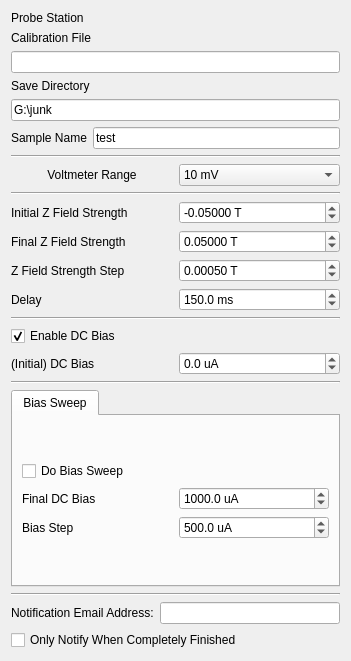
<?xml version="1.0" encoding="UTF-8"?>
<ui version="4.0">
 <class>Form</class>
 <widget class="QWidget" name="Form">
  <property name="geometry">
   <rect>
    <x>0</x>
    <y>0</y>
    <width>351</width>
    <height>661</height>
   </rect>
  </property>
  <property name="windowTitle">
   <string>Form</string>
  </property>
  <layout class="QVBoxLayout" name="verticalLayout">
   <item>
    <layout class="QGridLayout" name="station_params">
     <item row="0" column="0">
      <widget class="QLabel" name="label_12">
       <property name="enabled">
        <bool>true</bool>
       </property>
       <property name="text">
        <string>Probe Station</string>
       </property>
      </widget>
     </item>
     <item row="0" column="1">
      <widget class="QLabel" name="station_name">
       <property name="enabled">
        <bool>true</bool>
       </property>
      </widget>
     </item>
     <item row="2" column="0" colspan="2">
      <widget class="QLineEdit" name="calib_file"/>
     </item>
     <item row="1" column="0">
      <widget class="QLabel" name="label_12">
       <property name="enabled">
        <bool>true</bool>
       </property>
       <property name="text">
        <string>Calibration File</string>
       </property>
      </widget>
     </item>
    </layout>
   </item>
   <item>
    <layout class="QGridLayout" name="save_params">
     <item row="0" column="0" colspan="2">
      <widget class="QLabel" name="label_8">
       <property name="text">
        <string>Save Directory</string>
       </property>
      </widget>
     </item>
     <item row="1" column="0" colspan="2">
      <widget class="QLineEdit" name="save_dir">
       <property name="text">
        <string>G:\junk</string>
       </property>
       <property name="placeholderText">
        <string>C:\Users\</string>
       </property>
      </widget>
     </item>
     <item row="2" column="1">
      <widget class="QLineEdit" name="sample_name">
       <property name="text">
        <string>test</string>
       </property>
       <property name="placeholderText">
        <string>test</string>
       </property>
      </widget>
     </item>
     <item row="2" column="0">
      <widget class="QLabel" name="label_12">
       <property name="enabled">
        <bool>true</bool>
       </property>
       <property name="text">
        <string>Sample Name</string>
       </property>
      </widget>
     </item>
    </layout>
   </item>
   <item>
    <widget class="Line" name="line_3">
     <property name="orientation">
      <enum>Qt::Horizontal</enum>
     </property>
    </widget>
   </item>
   <item>
    <layout class="QGridLayout" name="lockin_params">
     <item row="0" column="0">
      <widget class="QLabel" name="label_2">
       <property name="text">
        <string>Voltmeter Range</string>
       </property>
       <property name="alignment">
        <set>Qt::AlignCenter</set>
       </property>
      </widget>
     </item>
     <item row="0" column="1">
      <widget class="QComboBox" name="voltage_range">
       <property name="editable">
        <bool>false</bool>
       </property>
       <property name="currentIndex">
        <number>0</number>
       </property>
       <item>
        <property name="text">
         <string>10 mV</string>
        </property>
       </item>
       <item>
        <property name="text">
         <string>100 mV</string>
        </property>
       </item>
       <item>
        <property name="text">
         <string>1 V</string>
        </property>
       </item>
       <item>
        <property name="text">
         <string>10 V</string>
        </property>
       </item>
       <item>
        <property name="text">
         <string>100 V</string>
        </property>
       </item>
      </widget>
     </item>
    </layout>
   </item>
   <item>
    <widget class="Line" name="line">
     <property name="orientation">
      <enum>Qt::Horizontal</enum>
     </property>
    </widget>
   </item>
   <item>
    <layout class="QGridLayout" name="initial_params">
     <item row="1" column="0">
      <widget class="QLabel" name="label_19">
       <property name="text">
        <string>Final Z Field Strength</string>
       </property>
      </widget>
     </item>
     <item row="0" column="1">
      <widget class="QDoubleSpinBox" name="field_z_start">
       <property name="suffix">
        <string> T</string>
       </property>
       <property name="decimals">
        <number>5</number>
       </property>
       <property name="minimum">
        <double>-0.270000000000000</double>
       </property>
       <property name="maximum">
        <double>0.000000000000000</double>
       </property>
       <property name="singleStep">
        <double>0.000010000000000</double>
       </property>
       <property name="value">
        <double>-0.050000000000000</double>
       </property>
      </widget>
     </item>
     <item row="3" column="0">
      <widget class="QLabel" name="label_15">
       <property name="text">
        <string>Delay</string>
       </property>
      </widget>
     </item>
     <item row="3" column="1">
      <widget class="QDoubleSpinBox" name="delay">
       <property name="suffix">
        <string> ms</string>
       </property>
       <property name="decimals">
        <number>1</number>
       </property>
       <property name="maximum">
        <double>10000.000000000000000</double>
       </property>
       <property name="value">
        <double>150.000000000000000</double>
       </property>
      </widget>
     </item>
     <item row="2" column="0">
      <widget class="QLabel" name="label_9">
       <property name="text">
        <string>Z Field Strength Step</string>
       </property>
      </widget>
     </item>
     <item row="1" column="1">
      <widget class="QDoubleSpinBox" name="field_z_end">
       <property name="suffix">
        <string> T</string>
       </property>
       <property name="decimals">
        <number>5</number>
       </property>
       <property name="minimum">
        <double>0.000000000000000</double>
       </property>
       <property name="maximum">
        <double>0.270000000000000</double>
       </property>
       <property name="singleStep">
        <double>0.000010000000000</double>
       </property>
       <property name="value">
        <double>0.050000000000000</double>
       </property>
      </widget>
     </item>
     <item row="2" column="1">
      <widget class="QDoubleSpinBox" name="field_z_step">
       <property name="suffix">
        <string> T</string>
       </property>
       <property name="decimals">
        <number>5</number>
       </property>
       <property name="minimum">
        <double>0.000000000000000</double>
       </property>
       <property name="maximum">
        <double>0.270000000000000</double>
       </property>
       <property name="singleStep">
        <double>0.000010000000000</double>
       </property>
       <property name="value">
        <double>0.000500000000000</double>
       </property>
      </widget>
     </item>
     <item row="0" column="0">
      <widget class="QLabel" name="label_14">
       <property name="text">
        <string>Initial Z Field Strength</string>
       </property>
      </widget>
     </item>
    </layout>
   </item>
   <item>
    <widget class="Line" name="line_4">
     <property name="orientation">
      <enum>Qt::Horizontal</enum>
     </property>
    </widget>
   </item>
   <item>
    <widget class="QCheckBox" name="use_bias">
     <property name="text">
      <string>Enable DC Bias</string>
     </property>
     <property name="checked">
      <bool>true</bool>
     </property>
     <property name="tristate">
      <bool>false</bool>
     </property>
    </widget>
   </item>
   <item>
    <layout class="QGridLayout" name="gridLayout_4">
     <item row="1" column="0">
      <widget class="QLabel" name="label_21">
       <property name="text">
        <string>(Initial) DC Bias</string>
       </property>
      </widget>
     </item>
     <item row="1" column="1">
      <widget class="QDoubleSpinBox" name="bias_start">
       <property name="suffix">
        <string> uA</string>
       </property>
       <property name="decimals">
        <number>1</number>
       </property>
       <property name="minimum">
        <double>-10000.000000000000000</double>
       </property>
       <property name="maximum">
        <double>10000.000000000000000</double>
       </property>
      </widget>
     </item>
    </layout>
   </item>
   <item>
    <widget class="Line" name="line_6">
     <property name="orientation">
      <enum>Qt::Horizontal</enum>
     </property>
    </widget>
   </item>
   <item>
    <widget class="QTabWidget" name="tabs">
     <property name="currentIndex">
      <number>0</number>
     </property>
     <widget class="QWidget" name="tab_2">
      <attribute name="title">
       <string>Bias Sweep</string>
      </attribute>
      <layout class="QVBoxLayout" name="verticalLayout_3">
       <item>
        <layout class="QGridLayout" name="gridLayout">
         <item row="0" column="0" colspan="2">
          <widget class="QCheckBox" name="do_bias_sweep">
           <property name="text">
            <string>Do Bias Sweep</string>
           </property>
           <property name="tristate">
            <bool>false</bool>
           </property>
          </widget>
         </item>
         <item row="1" column="0">
          <widget class="QLabel" name="label_18">
           <property name="text">
            <string>Final DC Bias</string>
           </property>
          </widget>
         </item>
         <item row="1" column="1">
          <widget class="QDoubleSpinBox" name="bias_end">
           <property name="suffix">
            <string> uA</string>
           </property>
           <property name="decimals">
            <number>1</number>
           </property>
           <property name="minimum">
            <double>-10000.000000000000000</double>
           </property>
           <property name="maximum">
            <double>10000.000000000000000</double>
           </property>
           <property name="value">
            <double>1000.000000000000000</double>
           </property>
          </widget>
         </item>
         <item row="2" column="0">
          <widget class="QLabel" name="label_20">
           <property name="text">
            <string>Bias Step</string>
           </property>
          </widget>
         </item>
         <item row="2" column="1">
          <widget class="QDoubleSpinBox" name="bias_step">
           <property name="suffix">
            <string> uA</string>
           </property>
           <property name="decimals">
            <number>1</number>
           </property>
           <property name="maximum">
            <double>10000.000000000000000</double>
           </property>
           <property name="value">
            <double>500.000000000000000</double>
           </property>
          </widget>
         </item>
        </layout>
       </item>
      </layout>
     </widget>
    </widget>
   </item>
   <item>
    <widget class="Line" name="line_5">
     <property name="orientation">
      <enum>Qt::Horizontal</enum>
     </property>
    </widget>
   </item>
   <item>
    <layout class="QHBoxLayout" name="horizontalLayout">
     <item>
      <widget class="QLabel" name="label_17">
       <property name="text">
        <string>Notification Email Address:</string>
       </property>
      </widget>
     </item>
     <item>
      <widget class="QLineEdit" name="notify_email"/>
     </item>
    </layout>
   </item>
   <item>
    <widget class="QCheckBox" name="notify_at_end">
     <property name="text">
      <string>Only Notify When Completely Finished</string>
     </property>
    </widget>
   </item>
  </layout>
 </widget>
 <resources/>
 <connections/>
</ui>
